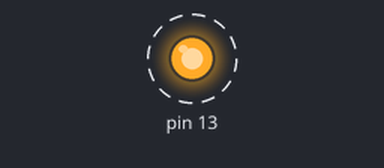
The sketch below on a simulated Arduino Uno, built with avr-gcc and run on an emulated ATmega328P. Shown: output pins drawn as LEDs (lit = HIGH). Dashed ring = blinking.

Above: at 0.5 s.
Timing chart, 0 to 4.6 s (numbered marks = the images above):
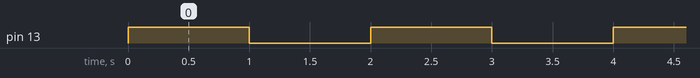

Measured:
- by itself, pin 13: alternates HIGH for 1.0 s and LOW for 1.0 s

The sketch:

feather_helloworld.ino
```cpp
// the setup function runs once when you press reset or power the board
void setup() {
  // initialize digital pin 13 as an output.
  pinMode(13, OUTPUT);
}

// the loop function runs over and over again forever
void loop() {
  digitalWrite(13, HIGH);   // turn the LED on (HIGH is the voltage level)
  delay(1000);              // wait for a second
  digitalWrite(13, LOW);    // turn the LED off by making the voltage LOW
  delay(1000);              // wait for a second
  Serial.print("hello world");
}
```
